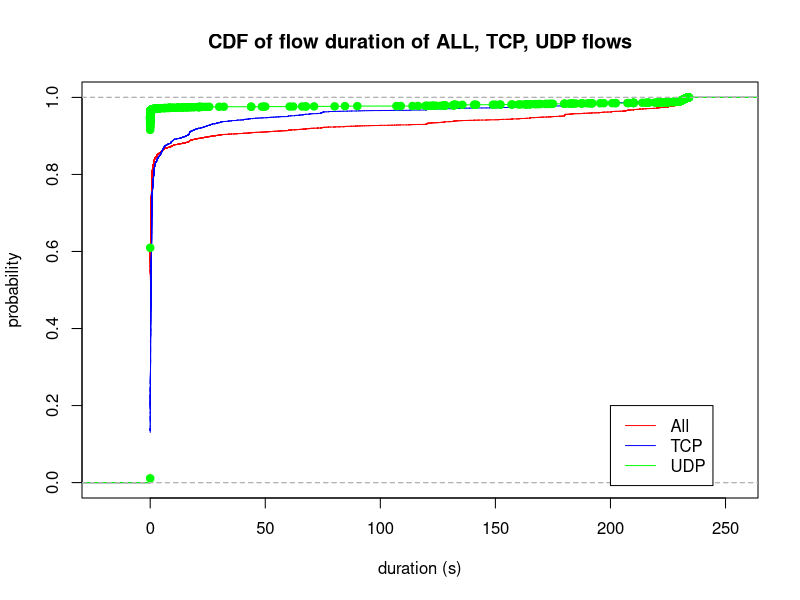

Write R code to recreate this figure.
data_tcp = read.csv(file="../../data/perflow/flow_tcp.csv", header=TRUE, sep=",")
data_udp = read.csv(file="../../data/perflow/flow_udp.csv", header=TRUE, sep=",")
data_other= read.csv(file="../../data/perflow/flow_other.csv", header=TRUE, sep=",")

tcp_durs = data_tcp$Duration
udp_durs = data_udp$Duration
other_durs = data_other$Duration
all_durs = c(tcp_durs, udp_durs, other_durs)

all_cdf = ecdf(all_durs)
tcp_cdf = ecdf(tcp_durs)
udp_cdf = ecdf(udp_durs)

#plot(all_cdf, col="red", type="S", main="CDF of flow duration of ALL, TCP, UDP flows", xlab="duration (s)", ylab="probability")
plot(all_cdf, col="red", main="CDF of flow duration of ALL, TCP, UDP flows", xlab="duration (s)", ylab="probability")
lines(tcp_cdf, col="blue")
lines(udp_cdf, col="green")
legend(200,0.2, legend=c("All", "TCP", "UDP"), col=c("red", "blue", "green"), lty=1)
dev.print(png, '../../plots/perflow/flowdur_all.png', width=500)

quit()
